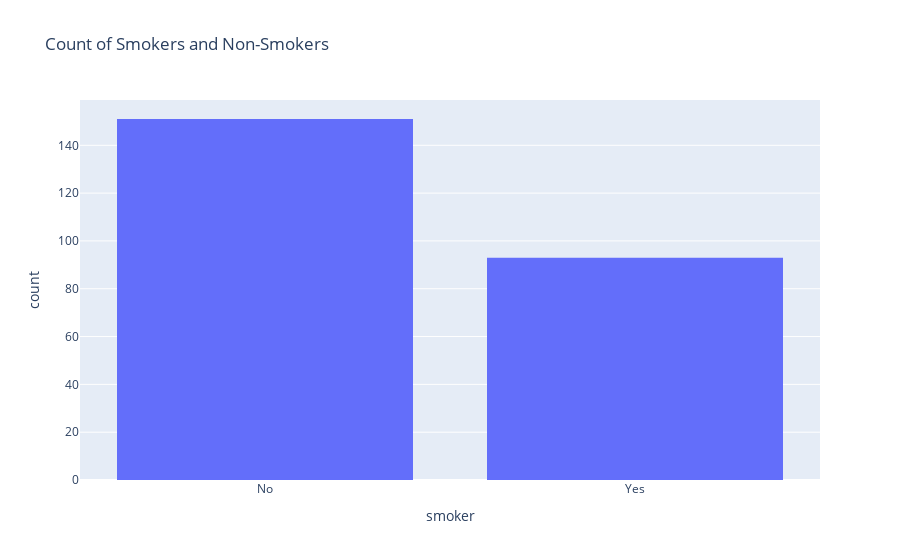

The code cell stored with this chart in its notebook:
### Code cell
countplot_smoker = px.histogram(df, x='smoker', title='Count of Smokers and Non-Smokers')
countplot_smoker.update_layout(barmode='group')
countplot_smoker.show()

### Figure 1 — Plotly figure (JSON) as saved in the notebook; plotly's stock layout.template omitted (floating-point values rounded to 4 significant figures; data arrays with more than 128 entries replaced by an {"elided": "..."} marker saying what was removed)
{"data": [{"alignmentgroup": "True", "bingroup": "x", "hovertemplate": "smoker=%{x}<br>count=%{y}<extra></extra>", "legendgroup": "", "marker": {"color": "#636efa", "pattern": {"shape": ""}}, "name": "", "offsetgroup": "", "orientation": "v", "showlegend": false, "type": "histogram", "x": {"elided": "244 str values"}, "xaxis": "x", "yaxis": "y"}], "layout": {"barmode": "group", "legend": {"tracegroupgap": 0}, "title": {"text": "Count of Smokers and Non-Smokers"}, "xaxis": {"anchor": "y", "domain": [0, 1], "title": {"text": "smoker"}}, "yaxis": {"anchor": "x", "domain": [0, 1], "title": {"text": "count"}}}}
